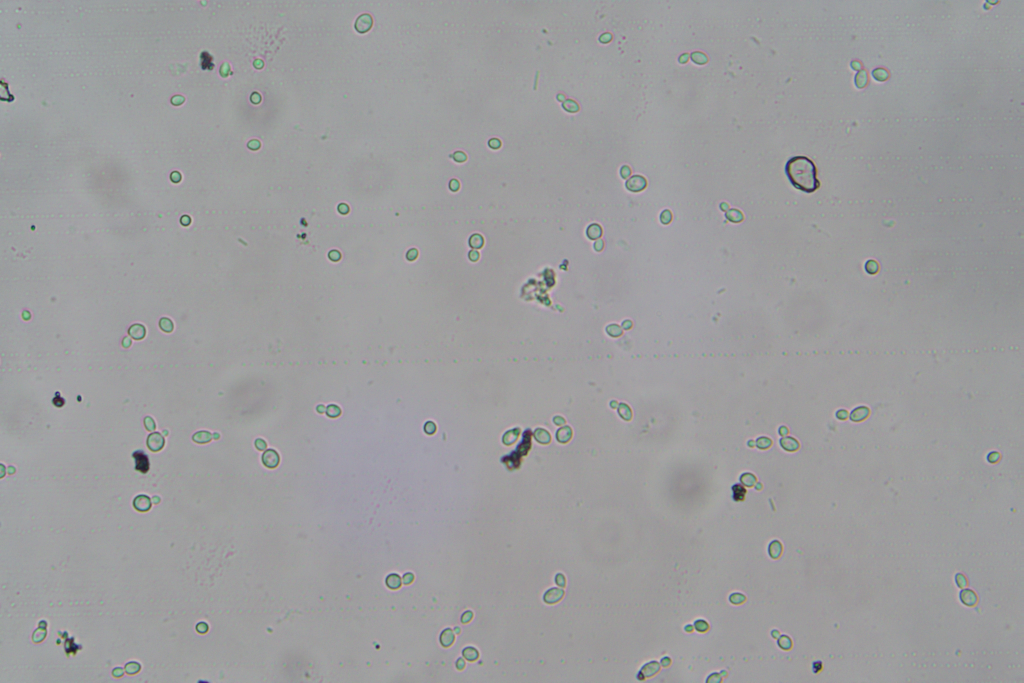
#> input picture sample/rxlr-4-2.jpg, 3072 x 2048 px (shown at 1/3 size)
$ python base2.py
#> lines starting #> are read from the running program, lines starting #| are printed output that depends on the picture; after the words box and inside, x2 and y2 are one past the last pixel; in counts of white or black regions, pixels touching at a corner belong together
import cv2 as cv
import numpy as np

image = cv.imread("sample/rxlr-4-2.jpg")
#> image is the input picture: shape (2048, 3072, 3); mean B, G, R 158, 157, 156.6

def displayImage(image, screen_res = (1280, 720)):
    (h, w) = image.shape[:2]
    scale_width = screen_res[0] / w
    scale_height = screen_res[1] / h
    scale = min(scale_width, scale_height)
    window_width = int(w * scale)
    window_height = int(h * scale)

    resized_img = cv.resize(image, (window_width, window_height))

    cv.imshow('Image', resized_img)
    cv.waitKey(0)
    cv.destroyAllWindows()

def preProcessedEdges(img):
    imgCopy = img.copy()
    gray = cv.cvtColor(imgCopy, cv.COLOR_BGR2GRAY)
    blurred = cv.GaussianBlur(gray, (5,5,), 0)
    edges = cv.Canny(blurred, 10, 100)
    kernal = cv.getStructuringElement(cv.MORPH_ELLIPSE, (3,3))
    closed = cv.dilate(edges, kernal, iterations=1)
    return closed

def generateImages(image, rng=10):
    for i in range(5):
        img = cv.Canny(image, threshold1=10, threshold2=100)
        location = "preProcessing/image" + str(i) + ".jpg"
        cv.imwrite(location, img)

def getContours(edges):
    contours, _ = cv.findContours(edges, cv.RETR_EXTERNAL, cv.CHAIN_APPROX_SIMPLE)
    return contours

def drawContours(image, detections):
    img = image.copy()
    cv.drawContours(img, detections[0], -1, (255, 0, 0), 2)
    # for ellipse in detections[1]:
    #     cv.ellipse(img, ellipse, (255, 0, 0), 2)

    # cv.imwrite("detections.jpg", image)
    return img

def getCircularContours(edge):
    circularContours = []
    ovals = []
    for cnt in getContours(edge):
        area = cv.contourArea(cnt)
        perimeter = cv.arcLength(cnt , True)
        if area == 0:
            print(area, perimeter)
        if perimeter == 0:
            continue

        circularity = (4 * np.pi * area )/(perimeter * perimeter)
        # [11 lines of commented-out code are left out]
        if 0.5 <= circularity <= 1:
            circularContours.append(cnt)

    # for cnt in circularContours:
    #     ellipse = cv.fitEllipse(cnt)
    return [circularContours, ovals]


edges = preProcessedEdges(image)
#> in preProcessedEdges, `edges = cv.Canny(blurred, 10, 100)`:
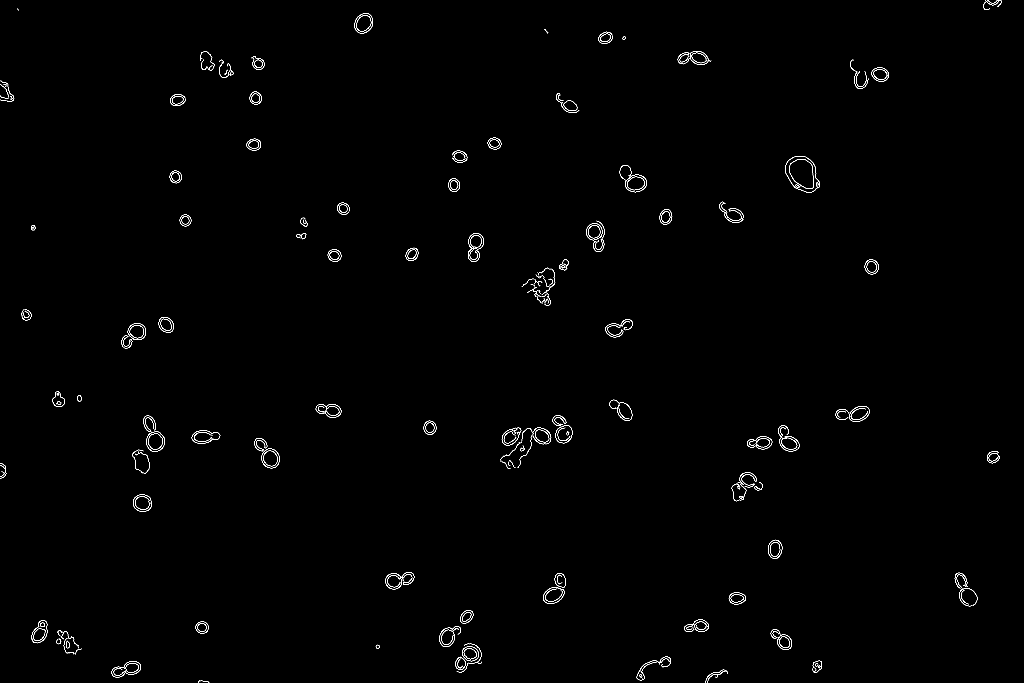
#> edges: shape (2048, 3072) (shown at 1/3 size); 0.41% white in thin lines or dots
#> in preProcessedEdges, `closed = cv.dilate(edges, kernal, iterations=1)`:
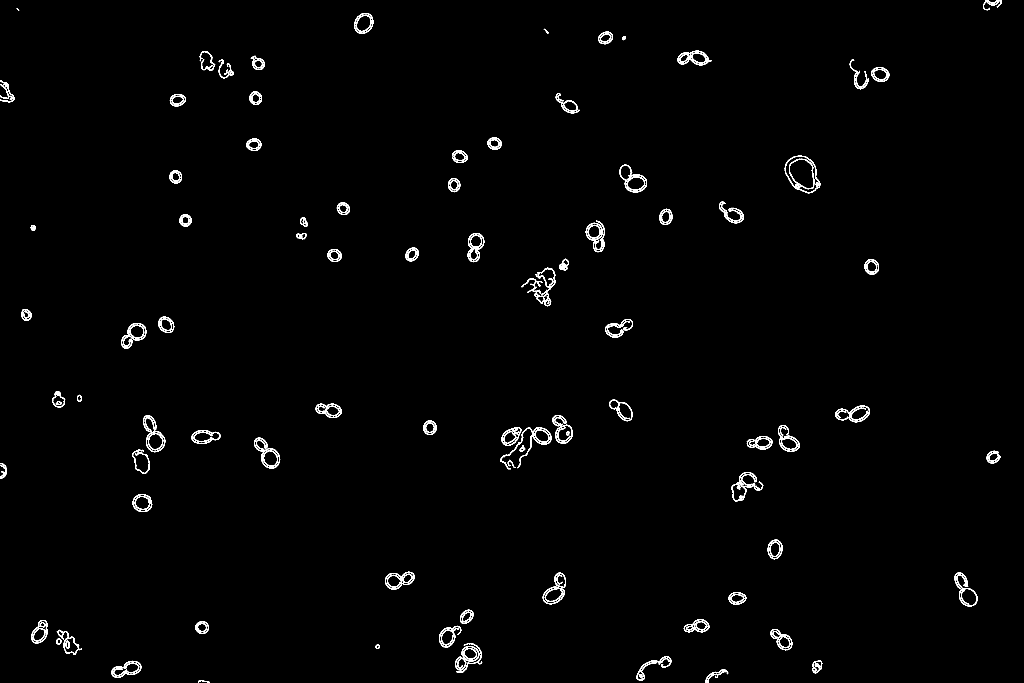
#> closed: shape (2048, 3072) (shown at 1/3 size); 1.1% white in thin lines or dots
displayImage(edges)
#> in displayImage, `resized_img = cv.resize(image, (window_width, window_height))`:
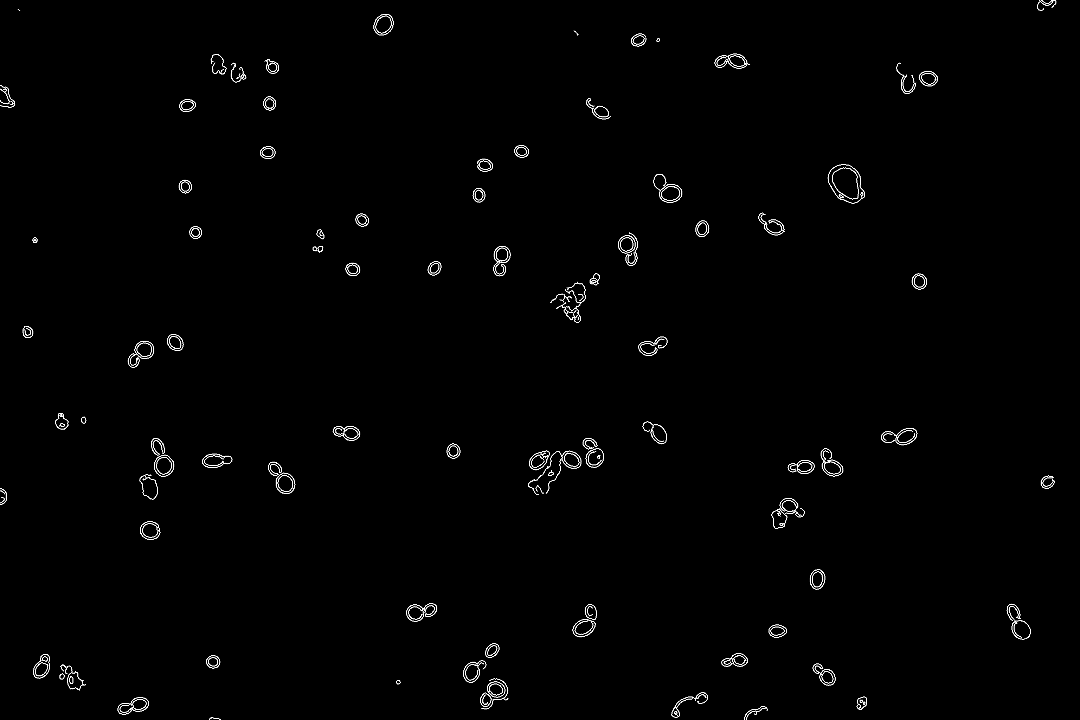
#> resized_img: shape (720, 1080); min 0, max 255, mean 2.7
[contours, ovals] = getCircularContours(edges)
#> in getContours, `contours, _ = cv.findContours(edges, cv.RETR_EXTERNAL, cv.CHAIN_APPROX..`: contours = 104 contours, 1 with area under 20; largest, box (x1, y1, x2, y2) and area: (2354, 467, 2461, 580) 8400, (762, 1313, 841, 1406) 3370, (1858, 494, 1941, 578) 2964, (2032, 152, 2135, 196) 2898, (363, 969, 439, 1046) 2888
#> the loop in getCircularContours, `for cnt in getContours(edge):` made 104 passes
#> (area, perimeter, circularity) on passes 1 to 12: (77, 81.11, 0.147), (176.5, 182.1, 0.0669), (191, 202.8, 0.0584), (2801, 247.6, 0.574), (775, 146, 0.457), (970.5, 121.8, 0.822), (1084.5, 650.1, 0.0322), (1845.5, 161.4, 0.89), (122.5, 42.04, 0.871), (402, 421.8, 0.0284), (209, 61.11, 0.703), (202, 56.77, 0.788)
#> after the loop in getCircularContours, `for cnt in getContours(edge):`: circularContours = 52 contours; largest, box (x1, y1, x2, y2) and area: (2354, 467, 2461, 580) 8400, (334, 1982, 424, 2034) 2801, (438, 1293, 496, 1357) 2755, (1062, 39, 1120, 102) 2716, (574, 1290, 662, 1332) 2568
#> contours has the same summary as circularContours in getCircularContours; ovals = []
# print(contours)
displayImage(drawContours(image, [contours, ovals]))
#> call 2 of displayImage, with screen_res = (1280, 720)
#> in displayImage (call 2), `resized_img = cv.resize(image, (window_width, window_height))`:
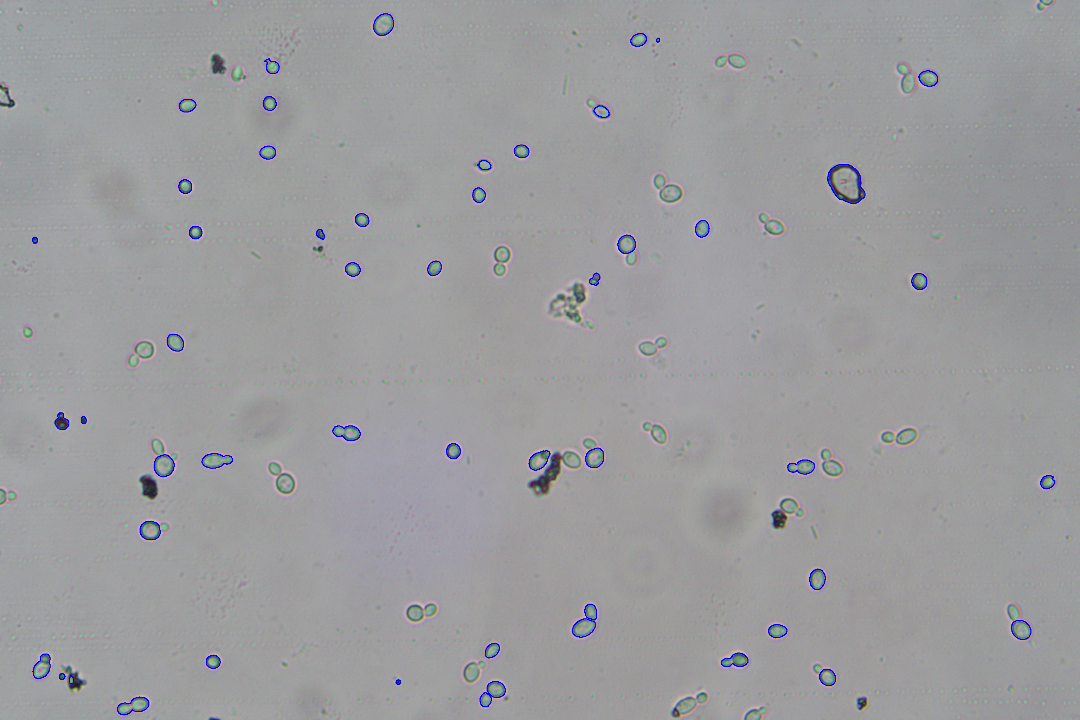
#> resized_img: shape (720, 1080, 3); mean B, G, R 158.4, 156.2, 155.9

# circularity = 4*pi*(area/sq(preimeter))

# displayImage(image)

# generateImages(grey)

$ run again, with sample/rxlr-5nx-1.jpg copied over sample/rxlr-4-2.jpg
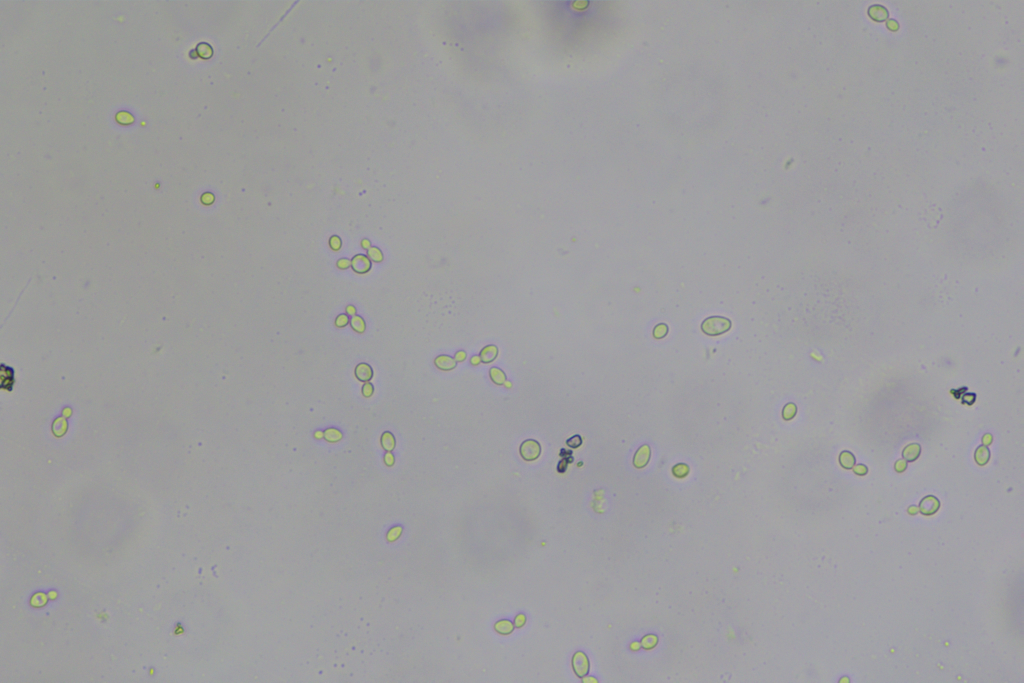
#> input picture sample/rxlr-5nx-1.jpg, 3072 x 2048 px (shown at 1/3 size)
#> image is the input picture: shape (2048, 3072, 3); mean B, G, R 159.6, 158.2, 158.2
#> in preProcessedEdges, `edges = cv.Canny(blurred, 10, 100)`:
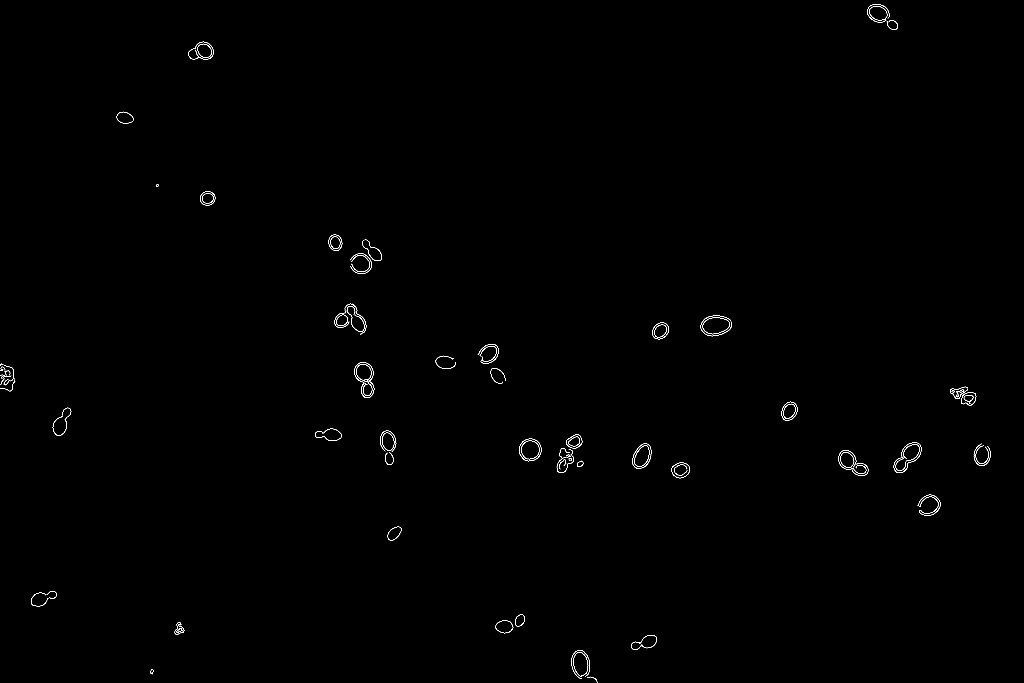
#> edges: shape (2048, 3072) (shown at 1/3 size); 0.2% white in thin lines or dots
#> closed: shape (2048, 3072); 0.52% white in thin lines or dots
#> in getContours, `contours, _ = cv.findContours(edges, cv.RETR_EXTERNAL, cv.CHAIN_APPROX..`: contours = 50 contours; largest, box (x1, y1, x2, y2) and area: (2101, 945, 2196, 1010) 4628, (1062, 1086, 1124, 1195) 4402, (2680, 1326, 2765, 1420) 4340, (2514, 1349, 2606, 1429) 3986, (1556, 1315, 1625, 1385) 3676
#> the loop in getCircularContours, `for cnt in getContours(edge):` made 50 passes
#> (area, perimeter, circularity) on passes 1 to 8: (79.5, 87.84, 0.129), (116.5, 46.04, 0.691), (2571, 202.7, 0.787), (419.5, 448, 0.0263), (2097, 222.8, 0.531), (659, 131.5, 0.479), (1621, 156.9, 0.828), (849.5, 113.2, 0.834)
#> after the loop in getCircularContours, `for cnt in getContours(edge):`: circularContours = 30 contours; largest, box (x1, y1, x2, y2) and area: (2101, 945, 2196, 1010) 4628, (1062, 1086, 1124, 1195) 4402, (2680, 1326, 2765, 1420) 4340, (2514, 1349, 2606, 1429) 3986, (1556, 1315, 1625, 1385) 3676
#> `[contours, ovals] = getCircularContours(edges)`: contours has the same summary as circularContours in getCircularContours; ovals = []
#> in displayImage (call 2), `resized_img = cv.resize(image, (window_width, window_height))`:
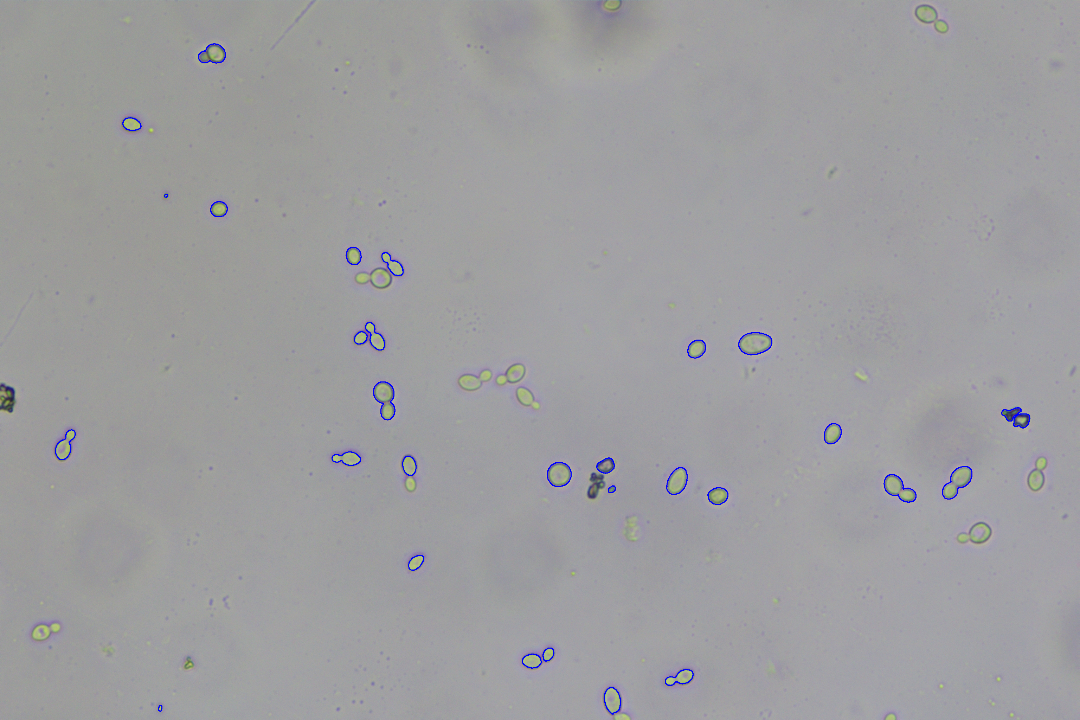
#> resized_img: shape (720, 1080, 3); mean B, G, R 159.8, 157.6, 157.7

$ run again, with sample/rxlr-5nx-2.jpg copied over sample/rxlr-4-2.jpg
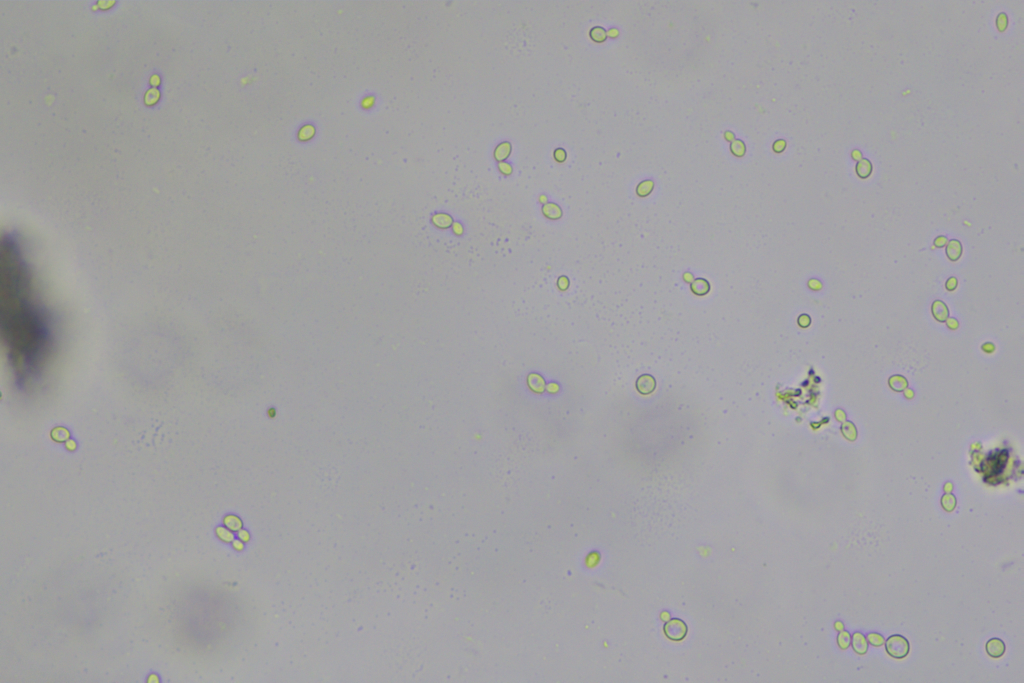
#> input picture sample/rxlr-5nx-2.jpg, 3072 x 2048 px (shown at 1/3 size)
#> image is the input picture: shape (2048, 3072, 3); mean B, G, R 163.3, 161.8, 162.1
#> in preProcessedEdges, `edges = cv.Canny(blurred, 10, 100)`:
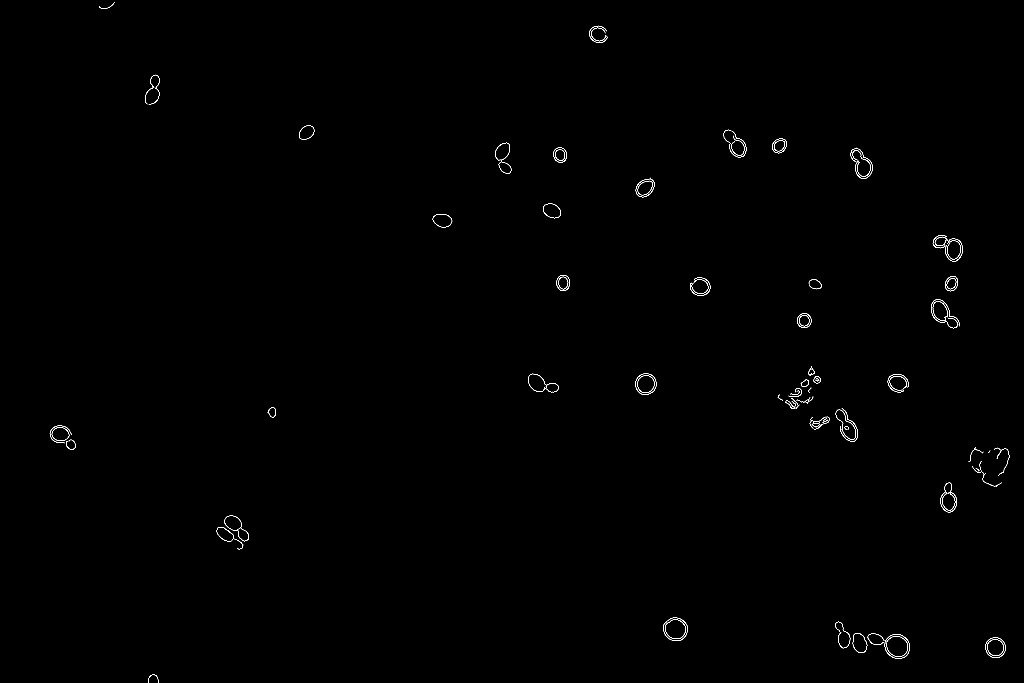
#> edges: shape (2048, 3072) (shown at 1/3 size); 0.2% white in thin lines or dots
#> closed: shape (2048, 3072); 0.51% white in thin lines or dots
#> in getContours, `contours, _ = cv.findContours(edges, cv.RETR_EXTERNAL, cv.CHAIN_APPROX..`: contours = 51 contours; largest, box (x1, y1, x2, y2) and area: (2601, 1900, 2730, 1977) 5829, (1988, 1852, 2065, 1924) 4158, (2792, 897, 2880, 986) 4140, (2550, 442, 2619, 537) 3824, (2169, 388, 2240, 473) 3409
#> the loop in getCircularContours, `for cnt in getContours(edge):` made 51 passes
#> (area, perimeter, circularity) on passes 1 to 8: (125, 138.7, 0.0816), (3060.5, 207.2, 0.895), (5829, 387.6, 0.487), (2081.5, 178.3, 0.823), (2104.5, 225, 0.522), (4158.5, 243, 0.885), (412, 426.9, 0.0284), (2757, 256.9, 0.525)
#> after the loop in getCircularContours, `for cnt in getContours(edge):`: circularContours = 28 contours; largest, box (x1, y1, x2, y2) and area: (1988, 1852, 2065, 1924) 4158, (2792, 897, 2880, 986) 4140, (2550, 442, 2619, 537) 3824, (2169, 388, 2240, 473) 3409, (1905, 1119, 1970, 1186) 3302
#> `[contours, ovals] = getCircularContours(edges)`: contours has the same summary as circularContours in getCircularContours; ovals = []
#> in displayImage (call 2), `resized_img = cv.resize(image, (window_width, window_height))`:
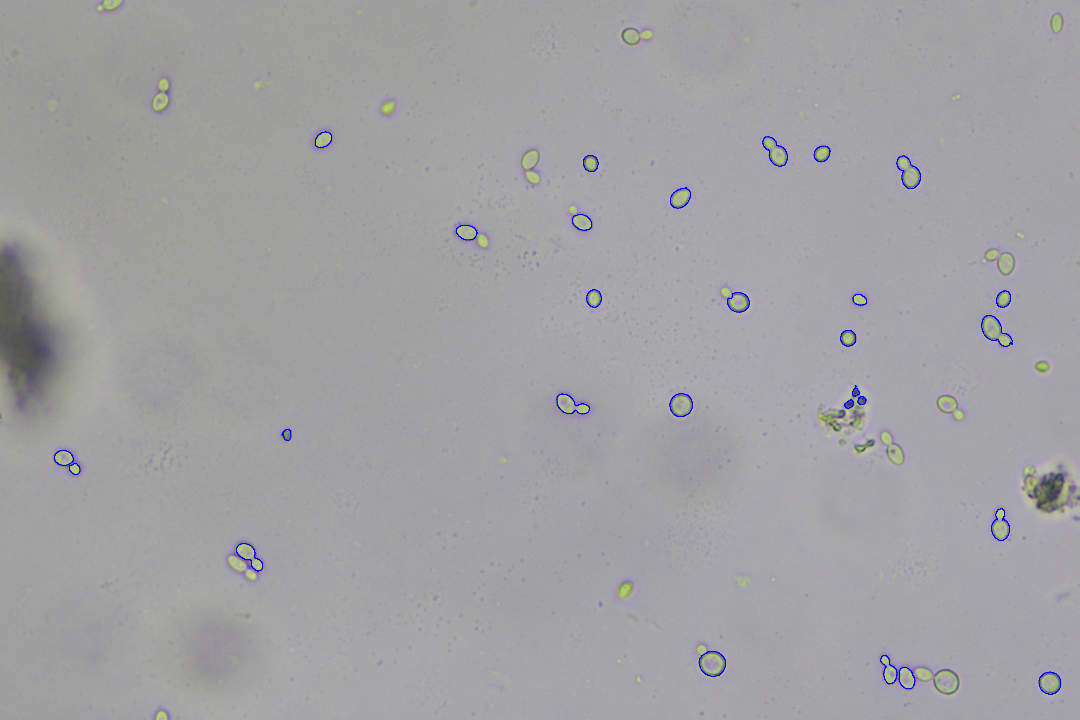
#> resized_img: shape (720, 1080, 3); mean B, G, R 163.5, 161.2, 161.6
